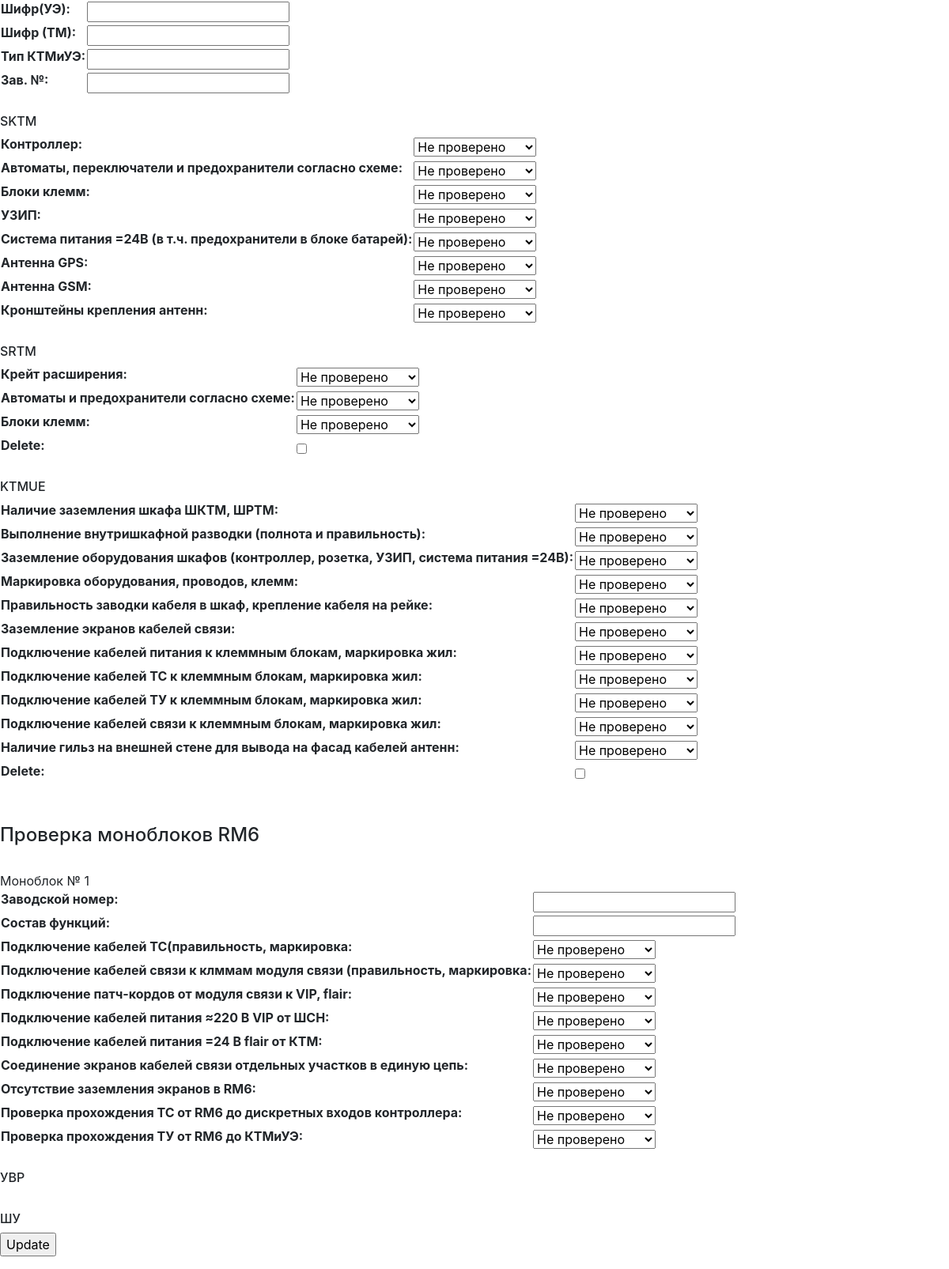
The app's page /tm_checklist_update/46/, older data.
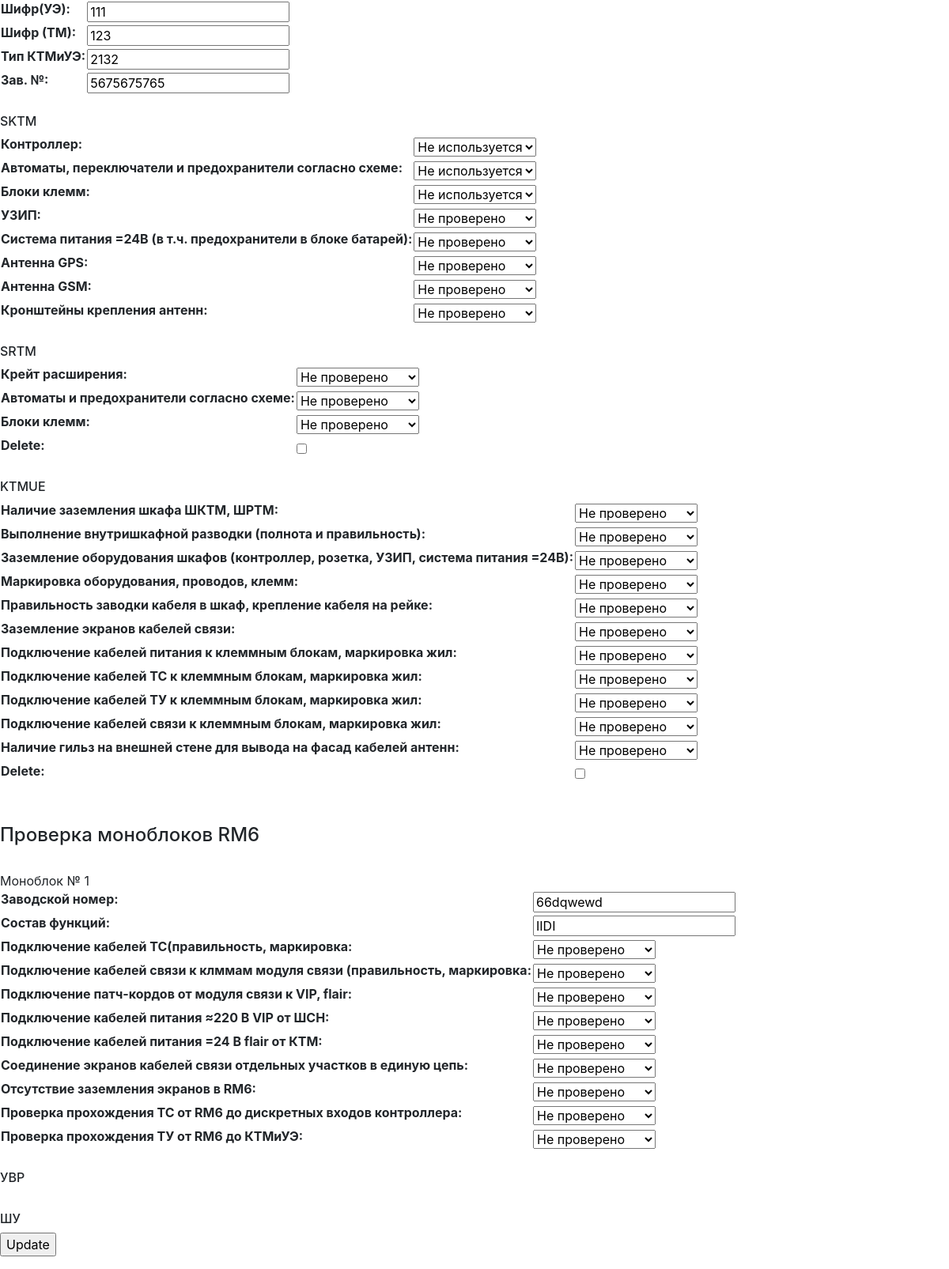
The same page, newer data.
### otk/models/tm_checklists.py (models this page shows)
class TMCheckList(models.Model):
    UE_Code = models.CharField(max_length=20, default = '', verbose_name = 'Шифр(УЭ)', blank = True)
    TM_Code = models.CharField(max_length=20, default = '', verbose_name = 'Шифр (ТМ)', blank = True)
    Type_KTM_UE = models.CharField(max_length=20, default = '', verbose_name = 'Тип КТМиУЭ', blank = True)
    Number_KTM_UE = models.CharField(max_length=20, default = '', verbose_name = 'зав. №', blank = True)
    passed = models.CharField(max_length=15, choices = PASSED_CHOICES, default = 'NO', blank = False, null = False,
                                verbose_name = 'Чек лист телемеханики прошел все проверки')

### otk/views/tm_checklist_update_view.py (the view, shortened to what this page needs)
# urls.py: path('tm_checklist_update/<int:pk>/', TMCheckListUpdateView.as_view(), name='tm_checklist_update'),
class TMCheckListUpdateView(UpdateView):
    model = TMCheckList
    template_name = "tm_checklist_update.html"
    fields = ['UE_Code', 'TM_Code', 'Type_KTM_UE', 'Number_KTM_UE']
    success_url = '/tm_checklist_detail/'
    def get_context_data(self, **kwargs):
        data = super().get_context_data(**kwargs)
        if self.request.POST:
            data["rm6"] = RM6Formset(self.request.POST, instance=self.object)
            data["sktm"] = SKTMFormset(self.request.POST, instance=self.object)
            data["srtm"] = SRTMFormset(self.request.POST, instance=self.object)
            data["ktmue"] = KTMUEFormset(self.request.POST, instance=self.object)
            data["ybp"] = YBPFormset(self.request.POST, instance=self.object)
            data["su"] = SUFormset(self.request.POST, instance=self.object)
        else:
            data["rm6"] = RM6Formset(instance=self.object)
            data["sktm"] = SKTMFormset(instance=self.object)
            data["srtm"] = SRTMFormset(instance=self.object)
            data["ktmue"] = KTMUEFormset(instance=self.object)
            data["ybp"] = YBPFormset(instance=self.object)
            data["su"] = SUFormset(instance=self.object)
        print(data["rm6"])
        return data

### otk/templates/tm_checklist_update.html (shortened to what this page needs)
{% extends 'base.html' %}
{% load crispy_forms_tags %}
{% block content %}
<form action="" method="post">{% csrf_token %}
    <table>{{ form.as_table }}</table>
    <br/>
    <h6>SKTM</h6>
    <table>{{ sktm.as_table}}</table>
    <br/>
    <h6>SRTM</h6>
    <table>{{ srtm.as_table}}</table>
    <br/>
    <h6>KTMUE</h6>
    <table>{{ ktmue.as_table}}</table>
    {% if rm6 %}
        <br/>
        <br/>
        <h4>Проверка моноблоков RM6</h4>
        {% for f in rm6.forms %}
        <br />
        Моноблок № {{forloop.counter}}
        <table>{{ f.as_table }} </table>
        {% endfor %}
    {% endif %}
    <br/>
    <h6>УВР</h6>
    <br/>
    <h6>ШУ</h6>
    <input type="submit" value="Update">
</form>
{% endblock content %}

Row changes from the older to the newer data that the page shows:
now on this page (row edited): TMCheckList: UE_Code "111", TM_Code "123", Type_KTM_UE "2132", Number_KTM_UE "5675675765"
Text that changed along with them:
form field as_table: "Не проверено" → "Не используется"
form field as_table: (not shown) → "66dqwewd"
form field as_table: (not shown) → "IIDI"
